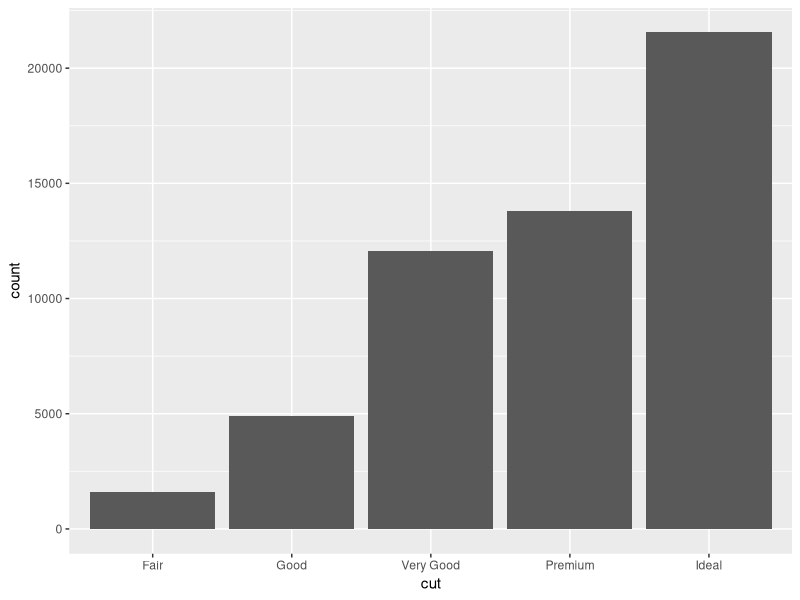
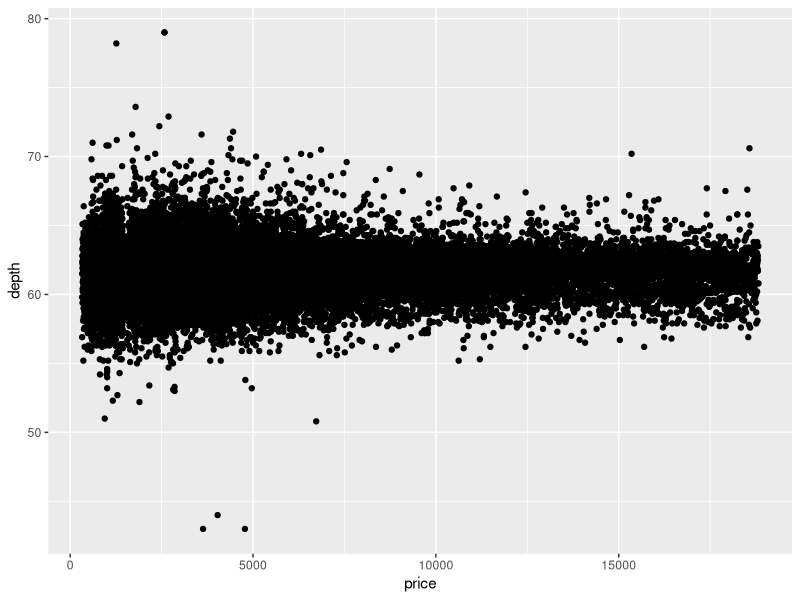

Write R code to recreate these figures, in order.
## ---- chunk 1
library(ggplot2)
## ---- chunk 2
ggplot(diamonds, aes(x=cut)) + geom_bar()
## ---- chunk 3
ggplot(diamonds, aes(price, depth)) + geom_point()
